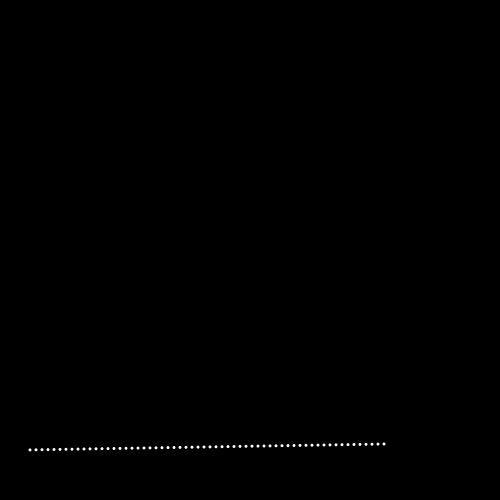
Frame 1 (no input)
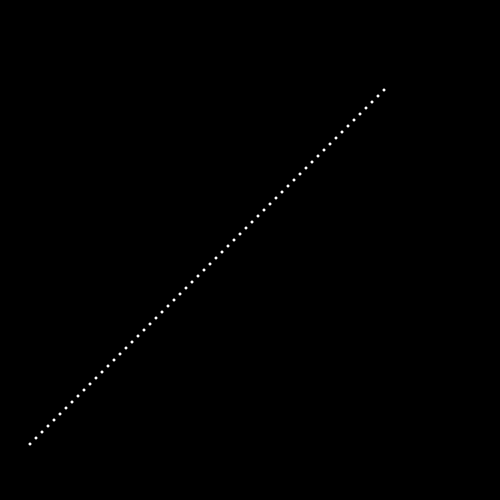
Frame 60 (the mouse pressed at the canvas centre just before this capture)
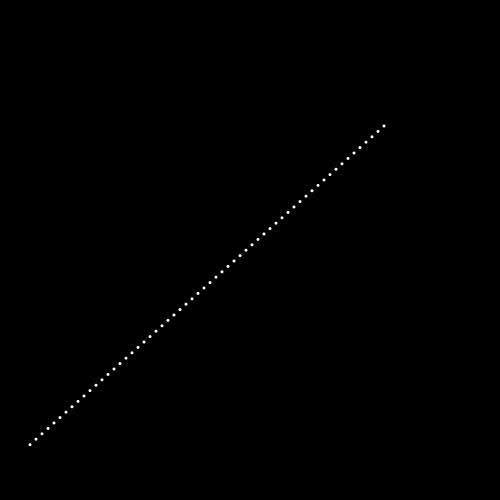
Frame 120 (the mouse held since frame 60 and released just before this capture)

The Processing sketch that drew these frames (run headless with seeded random() and noise(); from frame 60 on, the mouse is pressed at the canvas centre):

// Processing sketch: whitney_01
// ── whitney_01.pde
// John Whitney "Digital Harmony" (Page 49)

float[][] points;

void setup() {
  size(500, 500);
  smooth();
  ellipseMode(CENTER);
  noStroke();
  fill(255);
  reset_points();
}

void reset_points() {
  points = new float[60][2];
  for (int i = 0; i < points.length; i += 1) {
    points[i][0] = (i * 6) + 30;
    points[i][1] = height - 50;
  }
}

void draw() {
  background(0);

  for (int i = 0; i < points.length; i += 1) {
    if (points[points.length - 1][1] > height - points[0][1]) {
      points[i][1] -= (i + 1) * 0.1;
    } else {
      reset_points();
    }

    ellipse(points[i][0], points[i][1], 3, 3);
  }
}
